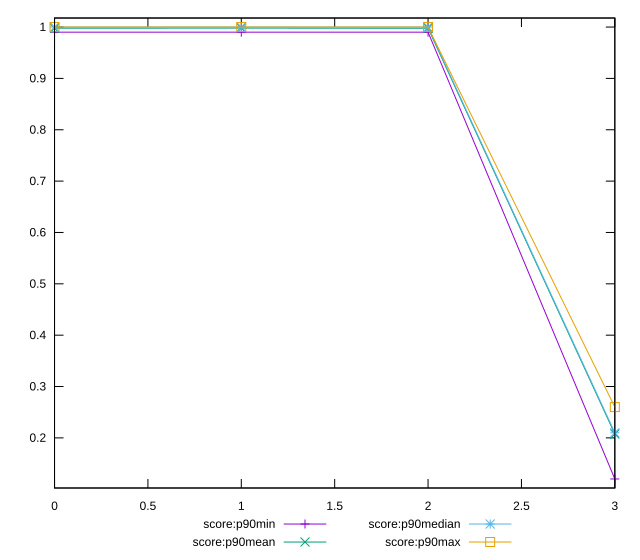

This chart was generated by the following gnuplot code:
reset

$scoreP90Min <<EOF
0 0.99
1 0.99
2 0.99
3 0.12
EOF

$scoreP90Mean <<EOF
0 0.9977659574468081
1 0.9979787234042551
2 0.9976344086021504
3 0.20755319148936174
EOF

$scoreP90Median <<EOF
0 1
1 1
2 1
3 0.21
EOF

$scoreP90Max <<EOF
0 1
1 1
2 1
3 0.26
EOF

set key outside below
set xrange [0:3]
set yrange [0.10239999999999999:1.0176]
set trange [0.10239999999999999:1.0176]
set terminal svg size 640, 560 enhanced background rgb 'white'
set output "report/report_00029_2021-02-24T13-36-40.390Z/first-meaningful-paint/progression/score.svg"

plot $scoreP90Min title "score:p90min" with linespoints, \
     $scoreP90Mean title "score:p90mean" with linespoints, \
     $scoreP90Median title "score:p90median" with linespoints, \
     $scoreP90Max title "score:p90max" with linespoints

reset
